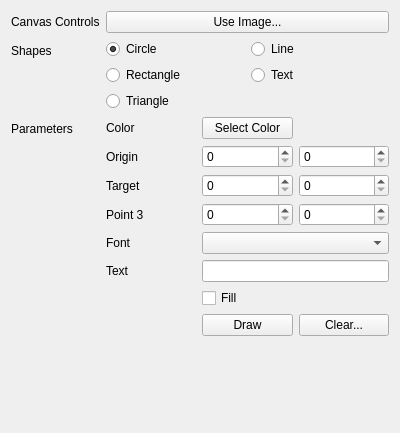
<?xml version="1.0" encoding="UTF-8"?>
<ui version="4.0">
 <class>CanvasControl</class>
 <widget class="QWidget" name="CanvasControl">
  <property name="geometry">
   <rect>
    <x>0</x>
    <y>0</y>
    <width>400</width>
    <height>433</height>
   </rect>
  </property>
  <property name="windowTitle">
   <string>Form</string>
  </property>
  <layout class="QGridLayout" name="gridLayout">
   <item row="0" column="0">
    <layout class="QFormLayout" name="formLayout">
     <item row="1" column="0">
      <widget class="QLabel" name="label">
       <property name="text">
        <string>Canvas Controls</string>
       </property>
      </widget>
     </item>
     <item row="1" column="1">
      <widget class="QPushButton" name="openImageButton">
       <property name="text">
        <string>Use Image...</string>
       </property>
      </widget>
     </item>
     <item row="3" column="0">
      <widget class="QLabel" name="label_4">
       <property name="text">
        <string>Shapes</string>
       </property>
      </widget>
     </item>
     <item row="3" column="1">
      <layout class="QGridLayout" name="shapeGridLayout">
       <item row="0" column="0">
        <widget class="QRadioButton" name="circleRadioButton">
         <property name="text">
          <string>Circle</string>
         </property>
         <property name="checked">
          <bool>true</bool>
         </property>
        </widget>
       </item>
       <item row="1" column="0">
        <widget class="QRadioButton" name="rectRadioButton">
         <property name="text">
          <string>Rectangle</string>
         </property>
        </widget>
       </item>
       <item row="0" column="1">
        <widget class="QRadioButton" name="lineRadioButton">
         <property name="text">
          <string>Line</string>
         </property>
        </widget>
       </item>
       <item row="2" column="0">
        <widget class="QRadioButton" name="triangleRadioButton">
         <property name="text">
          <string>Triangle</string>
         </property>
        </widget>
       </item>
       <item row="1" column="1">
        <widget class="QRadioButton" name="textRadioButton">
         <property name="text">
          <string>Text</string>
         </property>
        </widget>
       </item>
      </layout>
     </item>
     <item row="4" column="0">
      <widget class="QLabel" name="label_5">
       <property name="text">
        <string>Parameters</string>
       </property>
      </widget>
     </item>
     <item row="4" column="1">
      <layout class="QGridLayout" name="parametersLayout">
       <item row="2" column="0">
        <widget class="QLabel" name="targetLabel">
         <property name="text">
          <string>Target</string>
         </property>
        </widget>
       </item>
       <item row="4" column="0">
        <widget class="QLabel" name="fontLabel">
         <property name="text">
          <string>Font</string>
         </property>
        </widget>
       </item>
       <item row="3" column="2">
        <widget class="QSpinBox" name="target2YSpinBox">
         <property name="maximum">
          <number>65535</number>
         </property>
        </widget>
       </item>
       <item row="1" column="1">
        <widget class="QSpinBox" name="originXSpinBox">
         <property name="maximum">
          <number>65535</number>
         </property>
        </widget>
       </item>
       <item row="2" column="1">
        <widget class="QSpinBox" name="targetXSpinBox">
         <property name="maximum">
          <number>65535</number>
         </property>
        </widget>
       </item>
       <item row="5" column="1" colspan="2">
        <widget class="QLineEdit" name="textLineEdit"/>
       </item>
       <item row="7" column="1">
        <widget class="QCheckBox" name="fillCheckBox">
         <property name="text">
          <string>Fill</string>
         </property>
        </widget>
       </item>
       <item row="5" column="0">
        <widget class="QLabel" name="textLabel">
         <property name="text">
          <string>Text</string>
         </property>
        </widget>
       </item>
       <item row="1" column="0">
        <widget class="QLabel" name="originLabel">
         <property name="text">
          <string>Origin</string>
         </property>
        </widget>
       </item>
       <item row="8" column="1">
        <widget class="QPushButton" name="drawButton">
         <property name="text">
          <string>Draw</string>
         </property>
        </widget>
       </item>
       <item row="1" column="2">
        <widget class="QSpinBox" name="originYSpinBox">
         <property name="maximum">
          <number>65535</number>
         </property>
        </widget>
       </item>
       <item row="8" column="2">
        <widget class="QPushButton" name="eraseButton">
         <property name="text">
          <string>Clear...</string>
         </property>
        </widget>
       </item>
       <item row="4" column="1" colspan="2">
        <widget class="QComboBox" name="fontComboBox"/>
       </item>
       <item row="2" column="2">
        <widget class="QSpinBox" name="targetYSpinBox">
         <property name="maximum">
          <number>65535</number>
         </property>
        </widget>
       </item>
       <item row="3" column="1">
        <widget class="QSpinBox" name="target2XSpinBox">
         <property name="maximum">
          <number>65535</number>
         </property>
        </widget>
       </item>
       <item row="3" column="0">
        <widget class="QLabel" name="target2Label">
         <property name="text">
          <string>Point 3</string>
         </property>
        </widget>
       </item>
       <item row="0" column="0">
        <widget class="QLabel" name="colorLabel">
         <property name="text">
          <string>Color</string>
         </property>
        </widget>
       </item>
       <item row="0" column="1">
        <widget class="QPushButton" name="selectColorButton">
         <property name="text">
          <string>Select Color</string>
         </property>
        </widget>
       </item>
      </layout>
     </item>
    </layout>
   </item>
  </layout>
 </widget>
 <tabstops>
  <tabstop>circleRadioButton</tabstop>
  <tabstop>lineRadioButton</tabstop>
  <tabstop>rectRadioButton</tabstop>
  <tabstop>textRadioButton</tabstop>
  <tabstop>triangleRadioButton</tabstop>
  <tabstop>originXSpinBox</tabstop>
  <tabstop>originYSpinBox</tabstop>
  <tabstop>targetXSpinBox</tabstop>
  <tabstop>targetYSpinBox</tabstop>
  <tabstop>target2XSpinBox</tabstop>
  <tabstop>target2YSpinBox</tabstop>
  <tabstop>fontComboBox</tabstop>
  <tabstop>textLineEdit</tabstop>
  <tabstop>fillCheckBox</tabstop>
 </tabstops>
 <resources/>
 <connections/>
</ui>
